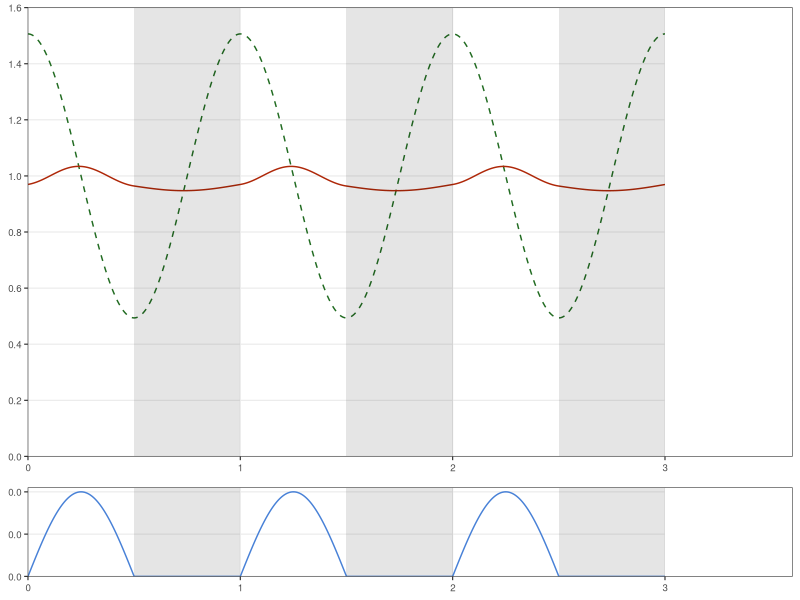

R code for this plot:
library(deSolve)
library(ggplot2)
library(cowplot)
library(tidyverse)

# Protein synthesis, Fs_j (External variable / forcing function)
synth_fc_amp <- 3.05                      
amp <-  1 - 2/(synth_fc_amp+1)            # fraction of protein synthesis
freq <- 1/24                              # oscillations/h
phase <- 0.5*pi
const <- 1
Fs_j <- function(t, a = amp, f = freq, p = phase, c = const) {
  a * sin(2*pi*f * t + p) + c
}

# Growth rate, µ, according to experimental data (External variable / forcing function)
max_mu = 0.05                             # h-1
freq_mu <- 1/24                           # oscillations/h
phase_mu <- 0
const_mu <- 0
mu <- function(t, a = max_mu, f = freq_mu, p = phase_mu, c = const_mu) {
  m <- a * sin(2*pi*f * t + p) + c
  m <- case_when(m < 0 ~ 0, TRUE ~ as.numeric(m))
  return(m)
}

# Protein oscillation model
model <- function(time, state, parameters) {
  with(as.list(c(state, parameters)), {
    # rate of change
    dFp_j <- Fs_j(time) * (mu(time) + kd_mean) - Fp_j * (mu(time) + kd_j)
    
    # return rate of change
    list(c(dFp_j))
  })
}

# Define state variable and initial value
start_state <- c(Fp_j = 1)

# Define parameters and their values
parameters <- list(c(kd_mean = 0.010, kd_j = 0.010))

# Set time span and step interval
times <- seq(0, 24*10, by = 0.02)

# Simulate protein oscillations 
p_frac <- list()
for(i in 1:length(parameters)) {
  out <- ode(y = start_state, times = times, func = model, parms = parameters[[i]])
  out <- out %>% as_tibble %>% mutate(time = as.numeric(time),
                                      frac = as.numeric(Fp_j),
                                      frac_of = "Abundance") %>% select(-Fp_j)
  
  p_frac <- append(p_frac, list(out))
}
rm(out, i)

# Generate synthesis data for plotting
s_frac <- tibble(time = times,
                 frac = Fs_j(times),
                 frac_of = "Synthesis")

# Generate µ data for plotting
mu <- tibble(time = times,
              mu = mu(times),
              data = "mu")

# Combine abundace and synthesis data in each simulation into one tibble
fraction_l <- list()
for(i in 1:length(p_frac)) {
  f <- bind_rows(p_frac[[i]], s_frac)
  fraction_l <- append(fraction_l, list(f))
}
rm(p_frac, s_frac, f, i)

# Create variable representing parameter values in each simulation
for(i in 1:length(fraction_l)) {
  fraction_l[[i]] <- fraction_l[[i]] %>%
    mutate(kd_jX = "kd_j = ", kd_j = parameters[[i]]["kd_j"],
           kd_meanX = "kd_mean = ", kd_mean = parameters[[i]]["kd_mean"]) %>%
    unite("kd_j", kd_jX:kd_j, sep = "", remove = T) %>%
    unite("kd_mean", kd_meanX:kd_mean, sep = "", remove = T)
  
}

# Combine data from all simulations into one tibble for plotting 
fraction <- bind_rows(fraction_l) %>%
  mutate(kd_j = as.factor(kd_j),
         kd_mean = as.factor(kd_mean),
         frac_of = factor(frac_of, levels = c("Synthesis", "Abundance"), ordered = T))

# Make new time axis to only show stable end part of the simulation. Convert time to days.
fraction <- fraction %>% mutate(time_d = (time - 168)/24)
mu <- mu %>% mutate(time_d = (time - 168)/24)
  
# Calculate relative protein amplitude (max/min)
max <- fraction %>% filter(time_d > 0 & frac_of == "Abundance") %>%
  summarise(m = max(frac)) %>% as.numeric
min <- fraction %>% filter(time_d > 0 & frac_of == "Abundance") %>%
  summarise(m = min(frac)) %>% as.numeric
prot_fc_amp <- max/min
# summary(filter(fraction, time_d > 0 & frac_of == "Abundance"))

# Plots (for publication)

# Plot abundance fraction and synthesis fraction vs time
f <- ggplot(fraction, aes(x = time_d, y = frac,
                          group = frac_of, color = frac_of, linetype = frac_of)) +
  geom_line() +
  scale_y_continuous(limits = c(0, 1.6),
                     breaks = seq(0, 2, 0.2),
                     expand = expansion(mult = 0)) +
  scale_x_continuous(limits = c(0, 3.6),
                     breaks = seq(0, 3, 1),
                     expand = expansion(mult = c(0, 0))) +
  scale_color_manual(values = c("#216b21ff", "#AE2708")) +
  scale_linetype_manual(values = c("dashed", "solid")) +
  theme_bw() +
  theme(legend.position = "none",
        line = element_line(size = 0.4),
        panel.border = element_rect(size = 0.2, fill = NA),
        strip.background = element_blank(),
        strip.text = element_blank(),
        axis.text = element_text(size = 7),
        axis.title = element_blank(),
        panel.grid.minor.y = element_blank(),
        panel.grid.minor.x = element_blank()) +
  annotate(
    "rect", fill="black", alpha=0.1,
    xmin=0.5, xmax=1,
    ymin=0, ymax=1.6) +
  annotate(
    "rect", fill="black", alpha=0.1,
    xmin=1.5, xmax=2,
    ymin=0, ymax=1.6) +
  annotate(
    "rect",fill="black", alpha=0.1,
    xmin=2.5, xmax=3,
    ymin=0, ymax=1.6) +
  annotate(
    "rect", fill="white",
    xmin=3, xmax=3.6,
    ymin=0, ymax=1.6)

# Plot growth rate (mu) vs time
m <- ggplot(mu, aes(x = time_d, y = mu)) +
  geom_line(color =  "#4881d7ff") +
  scale_y_continuous(limits = c(0, 1.05*max(mu$mu)),
                     breaks = seq(0, 2*max(mu$mu), max(mu$mu)/2),
                     expand = expansion(mult = 0),
                     labels = scales::number_format(accuracy = 0.1,
                                                    decimal.mark = '.')) +
  scale_x_continuous(limits = c(0, 3.6),
                     breaks = seq(0, 3, 1),
                     expand = expansion(mult = c(0, 0))) +
  theme_bw() +
  theme(legend.position = "none",
        line = element_line(size = 0.4),
        panel.border = element_rect(size = 0.2, fill = NA),
        strip.background = element_blank(),
        strip.text = element_blank(),
        axis.text = element_text(size = 7),
        axis.title = element_blank(),
        panel.grid.minor.y = element_blank(),
        panel.grid.minor.x = element_blank()) +
  annotate(
    "rect", fill="black", alpha=0.1,
    xmin=0.5, xmax=1,
    ymin=0, ymax=1.05*max(mu$mu)) +
  annotate(
    "rect", fill="black", alpha=0.1,
    xmin=1.5, xmax=2,
    ymin=0, ymax=1.05*max(mu$mu)) +
  annotate(
    "rect",fill="black", alpha=0.1,
    xmin=2.5, xmax=3,
    ymin=0, ymax=1.05*max(mu$mu)) +
  annotate(
    "rect", fill="white",
    xmin=3, xmax=3.6,
    ymin=0, ymax=1.05*max(mu$mu))

# Arrange fraction plot and mu plot in one figure
plot_grid(f, m, 
          nrow = 2, ncol = 1,
          align = "v", rel_heights = c(4,1),
          axis = "lr")

# ggsave(file ="path",
#        plot = f, height=5.1, width=5.6, units = "cm")
# ggsave(file ="path",
#        plot = m, height=1.5, width=5.6, units = "cm")
